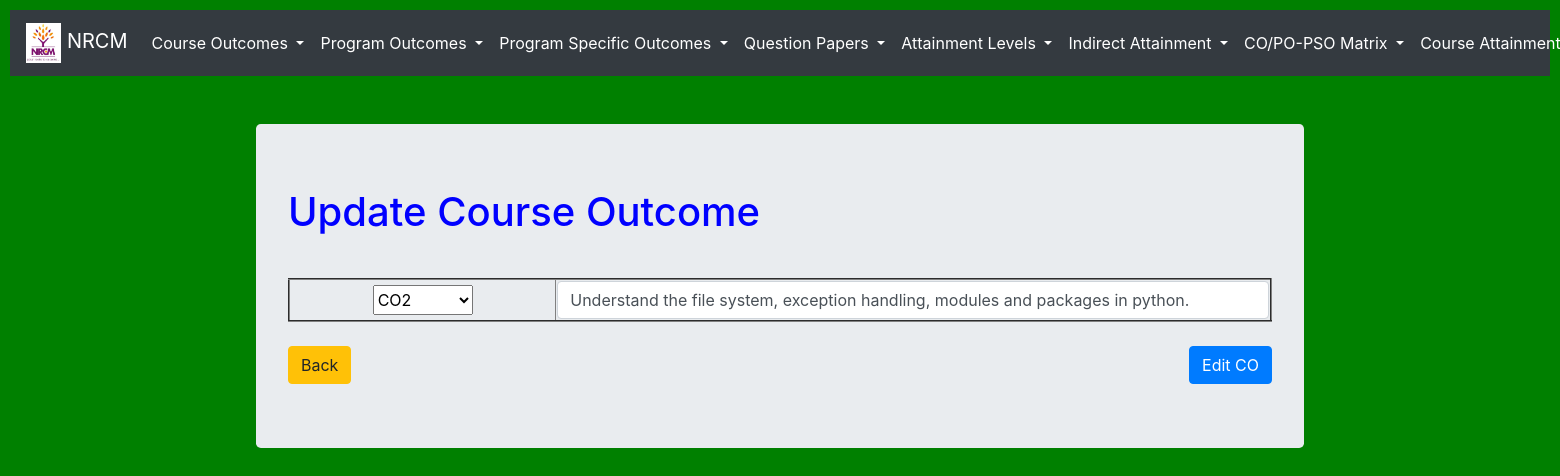
The page /edit_co/10 on the database its author committed.
### testApp/models.py (models this page shows, shortened)
class CO(models.Model):
    cos = (('-','-'), ('CO1', 'CO1'), ('CO2', 'CO2'), ('CO3', 'CO3'), ('CO4', 'CO4'), ('CO5', 'CO5'), ('CO6', 'CO6'),)
    co = models.CharField(max_length=500, choices=cos, default='-')
    description = models.CharField(max_length=500)

### testApp/views.py (the view, shortened to what this page needs)
# urls.py: path('edit_co/<int:id>', views.edit_co, name='edit_co'),
def edit_co(request,id):
    get_co = CO.objects.get(id=id)
    return render (request, 'testApp/edit_co.html', locals())

### templates/testApp/edit_co.html (shortened to what this page needs)
<!DOCTYPE html>
{%extends 'testApp/base.html'%}
{%load static%}
{%block content%}
<link rel="stylesheet" href="{% static 'css/course_attainment_style.css' %}">
<div class="container" align=left style="width:70%">
  <div class="jumbotron">
    <h1 style = "color: blue; padding-bottom: 10px;">Update Course Outcome</h1><br>
    <form  method="post"> {%csrf_token%}
      <table border=2 style="width:100%">
        <tr>
          <th><select name="co" id="co" style="width: 100px; height:30px;" required>
            <option value="{{get_co.co}}">{{get_co.co}}</option>
          </select></th>
          <th><input id='description' type="text" name="description" value="{{get_co.description}}" id="description"  class="form-control" placeholder="Type CO description...." ></th>
        </tr>
      </table><br>
      <button type="submit" class="btn btn-primary" style="float:right">Edit CO</button>
    </form>
    <a href="{%url 'add_co' %}" class="btn btn-warning">Back</a>
  </div>
</div>
{%endblock%}

### static/testApp/css/course_attainment_style.css (style rules this page uses)
body { background: green; }
td, th { text-align: center; }

### rows shown on the page
CO: co "CO2", description "Understand the file system, exception handling, modules and packages in python."
